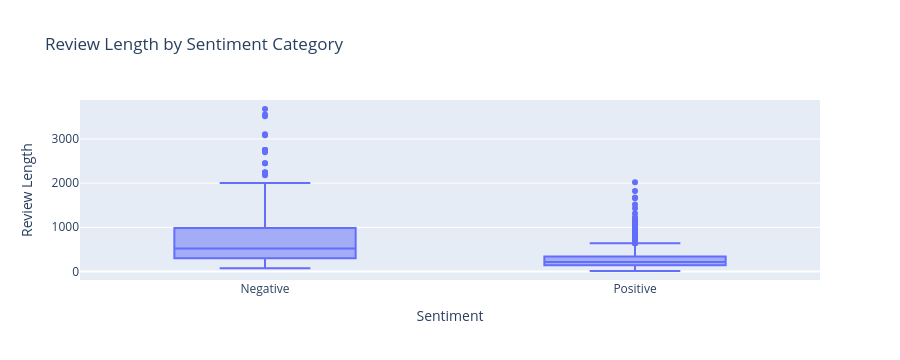

Notebook code cell kept with this figure:
### Markdown cell above
### Review Metadata

### Code cell
df['review_length'] = df['Review'].str.len()

fig = px.box(df, x='Sentiment', y='review_length', title ='Review Length by Sentiment Category',
             labels={'review_length':'Review Length'})

fig.show()

### Figure 1 — Plotly figure (JSON) as saved in the notebook; plotly's stock layout.template omitted (floating-point values rounded to 4 significant figures; data arrays with more than 128 entries replaced by an {"elided": "..."} marker saying what was removed)
{"data": [{"alignmentgroup": "True", "hovertemplate": "Sentiment=%{x}<br>Review Length=%{y}<extra></extra>", "legendgroup": "", "marker": {"color": "#636efa"}, "name": "", "notched": false, "offsetgroup": "", "orientation": "v", "showlegend": false, "type": "box", "x": {"elided": "1502 str values"}, "x0": " ", "xaxis": "x", "y": {"elided": "1502 int values"}, "y0": " ", "yaxis": "y"}], "layout": {"boxmode": "group", "height": 360, "legend": {"tracegroupgap": 0}, "title": {"text": "Review Length by Sentiment Category"}, "xaxis": {"anchor": "y", "autorange": true, "domain": [0, 1], "range": [-0.5, 1.5], "title": {"text": "Sentiment"}, "type": "category"}, "yaxis": {"anchor": "x", "autorange": true, "domain": [0, 1], "range": [-193.8, 3883.0], "title": {"text": "Review Length"}, "type": "linear"}}}
